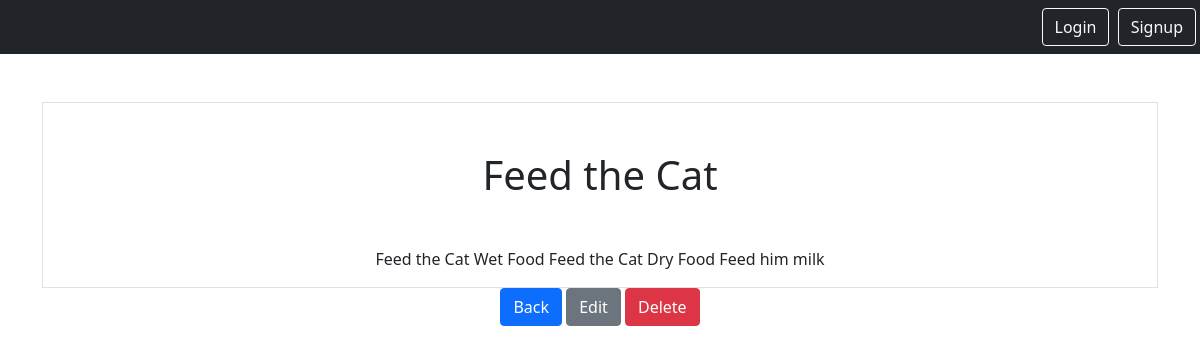
/smart/notes/7, run on the app's committed database.
### notes/models.py (models this page shows)
class Notes(models.Model):
    title = models.CharField(max_length=200)
    text = models.TextField()
    created = models.DateTimeField(auto_now_add=True)
    user = models.ForeignKey(User, on_delete=models.CASCADE, related_name="notes")

### notes/views.py (the view)
# urls.py: path('notes/<int:pk>', views.NotesDetailView.as_view(), name="notes.detail"),
class NotesDetailView(DetailView):
    model = Notes
    context_object_name = "note"
    template_name = "notes/notes_detail.html"

### notes/templates/notes/notes_detail.html
{% extends "base.html" %} {% block content %}
<div class="border round">
<h1 class="my-5">{{note.title}}</h1>
<p>{{note.text}}</p>
</div>
<a href="{% url 'notes.list' %}" class="btn btn-primary ">Back</a>
<a href="{% url 'notes.update' pk=note.id %}" class="btn btn-secondary ">Edit</a>
<a href="{% url 'notes.delete' pk=note.id %}" class="btn btn-danger ">Delete</a>
{% endblock %}

### data on the page
Notes: title "Feed the Cat", text "Feed the Cat Wet Food Feed the Cat Dry Food Feed him milk"
